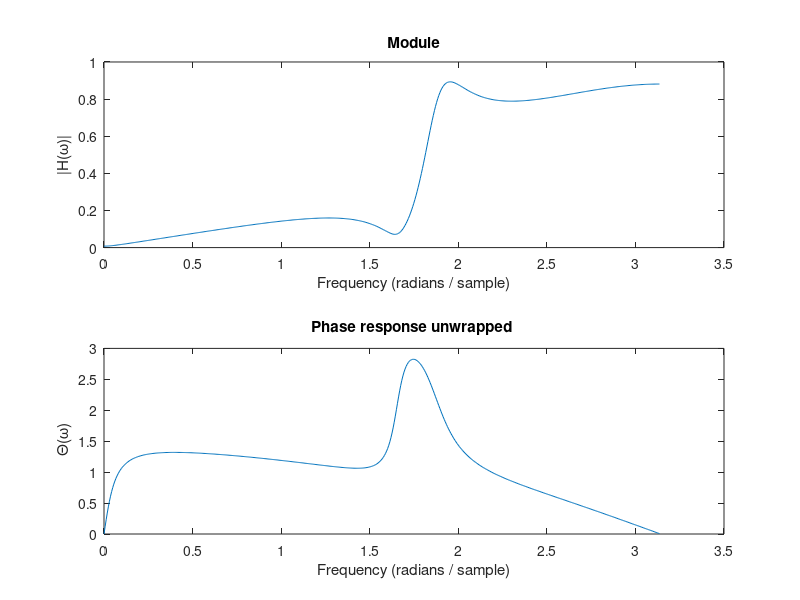

The MATLAB script that drew this image:
% Chapter 8: Example 8.28

%            Chebyshev-1 Highpass Filter Design:

%                Use of the CHEBY1 function

%

% Digital Filter Specifications:        % Type: Chebyshev-I highpass

ws = 0.4586*pi;                         % Dig. stopband edge frequency

wp = 0.6*pi;                            % Dig. passband edge frequency

Rp = 1;                                 % Passband ripple in dB

As = 15;                                % Stopband attenuation in dB

Ripple = 10 ^ (-Rp/20);                 % Passband ripple

Attn = 10 ^ (-As/20);                   % Passband attenuation


% Calculations of Butterworth Filter Parameters:

[N,wn] = buttord(wp/pi,ws/pi,Rp,As);

[b,a] = butter(N,wn,'high')

% Calculations of Chebyshev-I Filter Parameters:

[N,wn] = cheb1ord(wp/pi,ws/pi,Rp,As);

[b,a] = cheby1(N,Rp,wn,'high')

% Calculations of Chebyshev-II Filter Parameters:

[N,wn] = cheb2ord(wp/pi,ws/pi,Rp,As);

[b,a] = cheby2(N,Rp,wn,'high')


% Calculations of Elliptic Filter Parameters:

[N,wn] = ellipord(wp/pi,ws/pi,Rp,As);

[b,a] = ellip(N,Rp,As,wn,'high')




b = b.*(0.95).^[ 1 : length(b) ]; % contract zeros by 0.95

[H,w] = freqz(b,a); % frequency response
subplot ( 2 , 1 , 1 ) , plot (w, abs(H))
title('Module' )
xlabel ( 'Frequency (radians / sample)');
ylabel ( '|H(\omega)|' ) ;
subplot ( 2 , 1 , 2 ) , plot(w, unwrap(angle(H)))
title( 'Phase response unwrapped ' )
xlabel ( 'Frequency (radians / sample)');
ylabel (' \Theta(\omega)') ;
